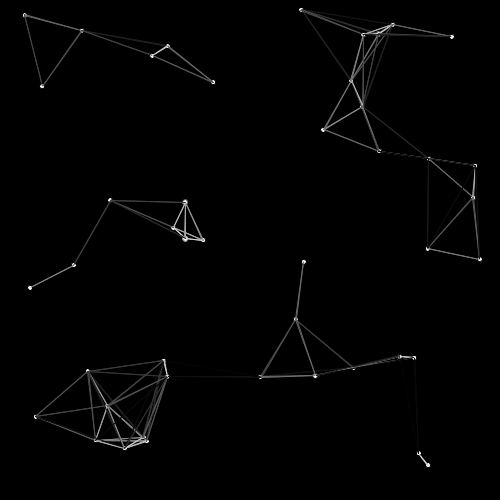
Frame 1 (no input)
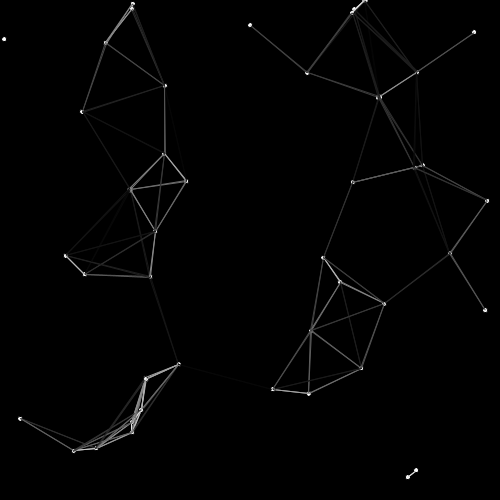
Frame 60 (the mouse pressed at the canvas centre just before this capture)
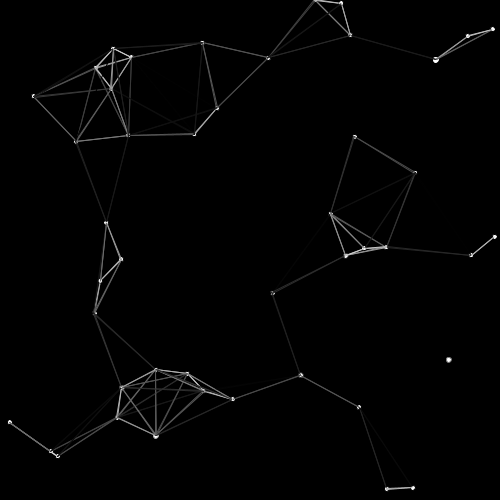
Frame 120 (the mouse held since frame 60 and released just before this capture)

The Processing sketch that drew these frames (run headless with seeded random() and noise(); from frame 60 on, the mouse is pressed at the canvas centre):

// Processing sketch: week03_6_attraction
// ── week03_6_attraction.pde
void setup(){
  size(500,500);
  for(int i=0;i<N;i++){
    x[i] = random(500);
    y[i] = random(500);
    dx[i] = random(-1,+1);//亂數往哪裡跑
    dy[i] = random(-1,+1);//亂數往哪裡跑
  }
}
int N=45;
float []x = new float[N];
float []y = new float[N];
float []dx = new float[N];
float []dy = new float[N];
void draw(){
  background(0);
  for(int i=0;i<N;i++){
    ellipse(x[i],y[i],5,5);
    for(int k=0;k<N;k++){
      float d = dist(x[i],y[i],x[k],y[k]);
      stroke(2.55*(100-d));
      if(d<100){
        line(x[i],y[i],x[k],y[k]);
        dx[i] += (x[k]-x[i])*0.00001;
        dy[i] += (y[k]-y[i])*0.00001;
      }
    }
    x[i] += dx[i];
    y[i] += dy[i];
    if(x[i]<0 || x[i]>500) dx[i] = -dx[i];
    if(y[i]<0 || y[i]>500) dy[i] = -dy[i];
  }
}
